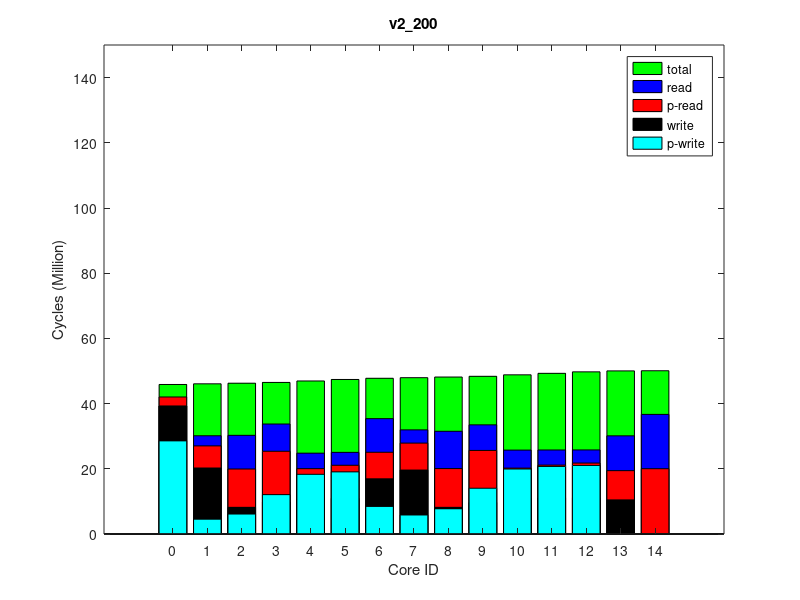

Recreate this plot in MATLAB.
times(1, :, :) = [
2752618, 46509472, 0
6786359, 46705969, 0
11758544, 46901444, 0
15567298, 47135067, 0
9306268, 47590551, 0
10141819, 48059264, 0
8134907, 48431617, 0
8267446, 48622136, 0
11899515, 48817710, 0
15952858, 49045684, 0
9295470, 49508528, 0
10052032, 49972189, 0
10623069, 50437554, 0
8968412, 50732672, 0
19186749, 50781826, 0
];
times(2, :, :) = [
2752618, 46511828, 0
6786220, 46707347, 0
11758175, 46902900, 0
15568323, 47136192, 0
9307250, 47592571, 0
10144052, 48060163, 0
8135654, 48433291, 0
8267043, 48623804, 0
11900037, 48819630, 0
15953027, 49047600, 0
9295282, 49510351, 0
10040383, 49973947, 0
10613597, 50439141, 0
8968541, 50734260, 0
20125964, 50782853, 0
];
times(3, :, :) = [
2752618, 46509925, 0
6790152, 46703127, 0
11764521, 46901670, 0
15569455, 47135226, 0
9303937, 47591255, 0
10147222, 48059097, 0
8139147, 48431240, 0
8267210, 48622459, 0
11899590, 48818214, 0
15951066, 49045975, 0
9294050, 49509033, 0
10049083, 49972913, 0
10621904, 50438254, 0
8969373, 50733378, 0
20125079, 50781968, 0
];
times(4, :, :) = [
2752618, 46510709, 0
6785269, 46705266, 0
11758260, 46901675, 0
15569450, 47137246, 0
9309576, 47591090, 0
10141476, 48059501, 0
8132005, 48432379, 0
8267281, 48621923, 0
11899707, 48818680, 0
15953577, 49046449, 0
9296486, 49508982, 0
10052240, 49972927, 0
10624469, 50438218, 0
8969052, 50733337, 0
20125030, 50781919, 0
];
times(5, :, :) = [
2752618, 46510910, 0
6787372, 46705759, 0
11760696, 46902277, 0
15568462, 47139084, 0
9306450, 47593237, 0
10147488, 48061262, 0
8138887, 48431826, 0
8267915, 48622412, 0
11899911, 48818934, 0
15953343, 49047361, 0
9296626, 49509884, 0
10046326, 49973852, 0
10618807, 50439150, 0
8969494, 50734259, 0
20126003, 50782892, 0
];
times(6, :, :) = [
2752618, 46512267, 0
6791161, 46707401, 0
11764391, 46902518, 0
15566445, 47138612, 0
9301449, 47593406, 0
10147619, 48060900, 0
8140171, 48434899, 0
8266603, 48623438, 0
11899395, 48820882, 0
15950923, 49048124, 0
9293793, 49511436, 0
10041947, 49974720, 0
10616395, 50439879, 0
8970776, 50734993, 0
20126697, 50783586, 0
];
times(7, :, :) = [
2752618, 46510107, 0
6788750, 46705860, 0
11762670, 46902341, 0
15571460, 47135370, 0
9307068, 47591874, 0
10144852, 48060440, 0
8136638, 48431501, 0
8267914, 48621622, 0
11900116, 48819449, 0
15952958, 49046033, 0
9295937, 49509133, 0
10050913, 49973081, 0
10623551, 50438400, 0
8969683, 50733526, 0
20125226, 50782115, 0
];
times(8, :, :) = [
2752618, 46508937, 0
6789944, 46707198, 0
11762324, 46902618, 0
15568159, 47137796, 0
9303244, 47594057, 0
10144692, 48061024, 0
8136608, 48433690, 0
8267315, 48622803, 0
11899576, 48819732, 0
15952346, 49047607, 0
9294576, 49510450, 0
10049821, 49974616, 0
10624066, 50439825, 0
8970954, 50734946, 0
20126632, 50783521, 0
];
times(9, :, :) = [
2752618, 46507975, 0
6787062, 46705718, 0
11761201, 46901220, 0
15571738, 47135225, 0
9310185, 47591659, 0
10141900, 48059294, 0
8133556, 48433041, 0
8267362, 48621275, 0
11899913, 48817761, 0
15954679, 49045696, 0
9297481, 49508892, 0
10054533, 49972501, 0
10625972, 50437727, 0
8968724, 50732840, 0
20124544, 50781433, 0
];
times(10, :, :) = [
2752618, 46511890, 0
6788853, 46703253, 0
11761142, 46902346, 0
15571823, 47135815, 0
9309275, 47592244, 0
10143937, 48059720, 0
8135419, 48432404, 0
8267613, 48621277, 0
11900133, 48818059, 0
15953420, 49046359, 0
9296629, 49509390, 0
10051185, 49972690, 0
10623009, 50437972, 0
8968107, 50733089, 0
20124792, 50781681, 0
];
ave_times = round(squeeze(mean(times)));
format long g, ave_times
std_times = round(squeeze(std(times)));
format long g, std_times
polling_read_times = ave_times;
times(1, :, :) = [
28573157, 45894254, 0
4539184, 46100789, 0
6129965, 46285300, 0
12082699, 46524799, 0
18310095, 46972608, 0
19065573, 47431224, 0
8461662, 47797946, 0
5839246, 47983071, 0
7750036, 48180942, 0
14039979, 48402999, 0
19941466, 48860631, 0
20724189, 49315893, 0
21035637, 49772943, 0
0, 50063867, 0
0, 50111074, 0
];
times(2, :, :) = [
28566797, 45887996, 0
4531645, 46094771, 0
6121372, 46278179, 0
12072191, 46517504, 0
18301909, 46964785, 0
19056790, 47424257, 0
8452578, 47789950, 0
5832006, 47974301, 0
7741058, 48171817, 0
14034830, 48394903, 0
19935356, 48851007, 0
20713287, 49305600, 0
21025692, 49762835, 0
0, 50053748, 0
0, 50100376, 0
];
times(3, :, :) = [
28568653, 45890001, 0
4531968, 46095654, 0
6122617, 46279900, 0
12075438, 46518979, 0
18302323, 46965955, 0
19051427, 47424702, 0
8452480, 47791028, 0
5834066, 47975988, 0
7743269, 48173579, 0
14034971, 48395599, 0
19936372, 48852138, 0
20714500, 49306335, 0
21026510, 49763922, 0
0, 50054839, 0
0, 50101475, 0
];
times(4, :, :) = [
28571170, 45892419, 0
4537735, 46098982, 0
6128399, 46283850, 0
12079762, 46523911, 0
18306091, 46970870, 0
19065799, 47430064, 0
8458847, 47795977, 0
5836194, 47979831, 0
7747037, 48177785, 0
14035540, 48398781, 0
19938067, 48856701, 0
20722661, 49311200, 0
21031272, 49768444, 0
0, 50059365, 0
0, 50105999, 0
];
times(5, :, :) = [
28563836, 45884904, 0
4532868, 46092739, 0
6121742, 46275279, 0
12072300, 46516082, 0
18297864, 46962932, 0
19060867, 47423249, 0
8459322, 47789623, 0
5833893, 47973525, 0
7740674, 48171700, 0
14028888, 48392598, 0
19931635, 48850547, 0
20716735, 49305162, 0
21024366, 49762236, 0
0, 50053147, 0
0, 50099761, 0
];
times(6, :, :) = [
28566354, 45887550, 0
4534556, 46096360, 0
6124006, 46279281, 0
12077396, 46519158, 0
18304465, 46965797, 0
19065103, 47425210, 0
8457391, 47790574, 0
5832617, 47975018, 0
7741284, 48172810, 0
14033752, 48394584, 0
19935991, 48852685, 0
20715726, 49307133, 0
21023479, 49764137, 0
0, 50055055, 0
0, 50101696, 0
];
times(7, :, :) = [
28570714, 45891801, 0
4535141, 46097947, 0
6125493, 46282198, 0
12079803, 46522023, 0
18308747, 46969211, 0
19062668, 47427916, 0
8454900, 47793674, 0
5835307, 47978551, 0
7745400, 48176637, 0
14039421, 48398323, 0
19941726, 48855026, 0
20719023, 49309970, 0
21025790, 49767277, 0
0, 50058194, 0
0, 50104831, 0
];
times(8, :, :) = [
28565440, 45886539, 0
4533674, 46094914, 0
6123217, 46278322, 0
12075474, 46518370, 0
18300489, 46964702, 0
19060831, 47423566, 0
8454599, 47789697, 0
5831135, 47973997, 0
7741366, 48172290, 0
14032307, 48393145, 0
19935403, 48851137, 0
20715304, 49306154, 0
21024698, 49763036, 0
0, 50053950, 0
0, 50100593, 0
];
times(9, :, :) = [
28570673, 45891676, 0
4536151, 46097051, 0
6126259, 46280953, 0
12076604, 46520859, 0
18302449, 46967285, 0
19063253, 47426791, 0
8458991, 47793597, 0
5834951, 47977437, 0
7744389, 48175604, 0
14033036, 48398266, 0
19933744, 48855025, 0
20718946, 49309854, 0
21029066, 49767019, 0
0, 50057934, 0
0, 50104577, 0
];
times(10, :, :) = [
28570683, 45891805, 0
4535803, 46098787, 0
6124539, 46281283, 0
12086429, 46523018, 0
18313461, 46969060, 0
19057252, 47427534, 0
8447722, 47793492, 0
5834464, 47978569, 0
7745962, 48176026, 0
14039515, 48398230, 0
19941605, 48855533, 0
20718354, 49310135, 0
21025808, 49767261, 0
0, 50058175, 0
0, 50104822, 0
];
ave_times = round(squeeze(mean(times)));
format long g, ave_times
std_times = round(squeeze(std(times)));
format long g, std_times
polling_write_times = ave_times;
times(1, :, :) = [
0, 63642160, 0
9898233, 63900891, 64000
22098651, 64154507, 128000
23967046, 64479933, 64000
14044916, 65141289, 64000
14119287, 65775521, 64000
18465192, 66340840, 128000
12331698, 66600883, 64000
23361762, 66861893, 128000
23812175, 67200247, 64000
14870023, 67844147, 64000
14697431, 68496089, 64000
14651963, 69142971, 64000
19650585, 69561337, 128000
36176980, 69648766, 250000
];
times(2, :, :) = [
0, 63349459, 0
9897697, 63603787, 64000
22087970, 63859024, 128000
23926230, 64183337, 64000
14054445, 64839097, 64000
14101409, 65470162, 64000
18454970, 66029154, 128000
12332680, 66289611, 64000
23333615, 66547997, 128000
23799162, 66884513, 64000
14824205, 67524153, 64000
14687234, 68171528, 64000
14653558, 68814006, 64000
19651996, 69229541, 128000
36744648, 69316404, 250000
];
times(3, :, :) = [
0, 63348628, 0
9897561, 63602978, 64000
22081665, 63859023, 128000
23924460, 64182467, 64000
14055130, 64839101, 64000
14104460, 65470059, 64000
18456952, 66028793, 128000
12330738, 66289683, 64000
23335777, 66548929, 128000
23812884, 66884670, 64000
14821427, 67524406, 64000
14687772, 68172246, 64000
14653889, 68814717, 64000
19651926, 69230285, 128000
36745352, 69317136, 250000
];
times(4, :, :) = [
0, 63350342, 0
9898216, 63605429, 64000
22087202, 63861230, 128000
23925675, 64185562, 64000
14057183, 64840357, 64000
14104319, 65470918, 64000
18458293, 66030129, 128000
12333753, 66291121, 64000
23335998, 66549777, 128000
23811606, 66886064, 64000
14824453, 67525484, 64000
14687066, 68173070, 64000
14653854, 68815323, 64000
19651823, 69230884, 128000
36746098, 69317755, 250000
];
times(5, :, :) = [
0, 63351588, 0
9897520, 63606792, 64000
22086011, 63861257, 128000
23928677, 64187286, 64000
14057127, 64840621, 64000
14103975, 65471844, 64000
18454861, 66031834, 128000
12331907, 66292249, 64000
23334898, 66551479, 128000
23808665, 66887602, 64000
14823977, 67527009, 64000
14687247, 68174466, 64000
14654340, 68816979, 64000
19652174, 69232516, 128000
36747787, 69319387, 250000
];
times(6, :, :) = [
0, 63348703, 0
9898554, 63603981, 64000
22091080, 63859281, 128000
23931458, 64183388, 64000
14057472, 64838749, 64000
14102377, 65468942, 64000
18454755, 66028590, 128000
12330287, 66289797, 64000
23334161, 66548098, 128000
23805819, 66884432, 64000
14819313, 67524517, 64000
14687597, 68171877, 64000
14653661, 68814201, 64000
19652321, 69229740, 128000
36744941, 69316616, 250000
];
times(7, :, :) = [
0, 63348834, 0
9897702, 63603811, 64000
22085699, 63859275, 128000
23925492, 64181854, 64000
14055108, 64838278, 64000
14102734, 65468611, 64000
18454745, 66027519, 128000
12335935, 66288425, 64000
23332288, 66547497, 128000
23796126, 66883546, 64000
14824253, 67523728, 64000
14687418, 68171027, 64000
14654030, 68813640, 64000
19651958, 69229209, 128000
36744393, 69316093, 250000
];
times(8, :, :) = [
0, 63350941, 0
9897567, 63603215, 64000
22089273, 63859688, 128000
23927066, 64183279, 64000
14054038, 64839316, 64000
14102043, 65469959, 64000
18454416, 66029468, 128000
12332315, 66290249, 64000
23335884, 66549576, 128000
23808384, 66885520, 64000
14822068, 67525110, 64000
14687599, 68173219, 64000
14653806, 68815703, 64000
19652741, 69231281, 128000
36746537, 69318190, 250000
];
times(9, :, :) = [
0, 63349323, 0
9897615, 63603323, 64000
22082889, 63858534, 128000
23925210, 64182631, 64000
14052945, 64837959, 64000
14103499, 65469833, 64000
18456204, 66028966, 128000
12327106, 66289514, 64000
23333849, 66548518, 128000
23799116, 66884586, 64000
14822007, 67524094, 64000
14688216, 68171245, 64000
14654077, 68813819, 64000
19652042, 69229371, 128000
36744566, 69316242, 250000
];
times(10, :, :) = [
0, 63349512, 0
9897140, 63604985, 64000
22084928, 63860350, 128000
23924582, 64183511, 64000
14055840, 64839226, 64000
14101077, 65469749, 64000
18455889, 66029863, 128000
12329303, 66289669, 64000
23334933, 66548234, 128000
23802559, 66884788, 64000
14823034, 67524409, 64000
14687735, 68171728, 64000
14653758, 68814200, 64000
19652990, 69229731, 128000
36744876, 69316597, 250000
];
ave_times = round(squeeze(mean(times)));
format long g, ave_times
std_times = round(squeeze(std(times)));
format long g, std_times
read_times = ave_times;
times(1, :, :) = [
0, 45865896, 0
0, 46071935, 0
0, 46255528, 0
0, 46496258, 0
0, 46942780, 0
0, 47400612, 0
0, 47768811, 0
0, 47953414, 0
0, 48151475, 0
0, 48372912, 0
0, 48831441, 0
0, 49286431, 0
0, 49743841, 0
0, 50035628, 0
0, 50082854, 0
];
times(2, :, :) = [
0, 45864188, 0
0, 46071872, 0
0, 46254099, 0
0, 46494313, 0
0, 46941654, 0
0, 47400990, 0
0, 47767084, 0
0, 47951810, 0
0, 48148842, 0
0, 48371294, 0
0, 48828698, 0
0, 49283444, 0
0, 49741037, 0
0, 50032811, 0
0, 50079459, 0
];
times(3, :, :) = [
0, 45868520, 0
0, 46072918, 0
0, 46259024, 0
0, 46498466, 0
0, 46945669, 0
0, 47404642, 0
0, 47770233, 0
0, 47954843, 0
0, 48152292, 0
0, 48374517, 0
0, 48832240, 0
0, 49287331, 0
0, 49744784, 0
0, 50036575, 0
0, 50083219, 0
];
times(4, :, :) = [
0, 45867710, 0
0, 46073062, 0
0, 46257500, 0
0, 46496649, 0
0, 46943873, 0
0, 47403425, 0
0, 47770575, 0
0, 47954208, 0
0, 48152581, 0
0, 48373761, 0
0, 48831831, 0
0, 49286478, 0
0, 49743973, 0
0, 50035782, 0
0, 50082426, 0
];
times(5, :, :) = [
0, 45863941, 0
0, 46071998, 0
0, 46253763, 0
0, 46495323, 0
0, 46941860, 0
0, 47401253, 0
0, 47768261, 0
0, 47951876, 0
0, 48149975, 0
0, 48371478, 0
0, 48829392, 0
0, 49284157, 0
0, 49741310, 0
0, 50033112, 0
0, 50079798, 0
];
times(6, :, :) = [
0, 45867558, 0
0, 46073004, 0
0, 46257112, 0
0, 46497696, 0
0, 46943146, 0
0, 47402687, 0
0, 47770134, 0
0, 47954055, 0
0, 48152391, 0
0, 48373250, 0
0, 48831641, 0
0, 49286421, 0
0, 49743993, 0
0, 50035776, 0
0, 50082431, 0
];
times(7, :, :) = [
0, 45866958, 0
0, 46072723, 0
0, 46257387, 0
0, 46495908, 0
0, 46943800, 0
0, 47402293, 0
0, 47769171, 0
0, 47952884, 0
0, 48151243, 0
0, 48373233, 0
0, 48830639, 0
0, 49285544, 0
0, 49742733, 0
0, 50034519, 0
0, 50081167, 0
];
times(8, :, :) = [
0, 45868484, 0
0, 46073569, 0
0, 46257756, 0
0, 46498139, 0
0, 46944593, 0
0, 47404038, 0
0, 47770335, 0
0, 47955136, 0
0, 48151513, 0
0, 48374803, 0
0, 48832070, 0
0, 49286505, 0
0, 49743740, 0
0, 50035538, 0
0, 50082192, 0
];
times(9, :, :) = [
0, 45867119, 0
0, 46072138, 0
0, 46257837, 0
0, 46494799, 0
0, 46943777, 0
0, 47403594, 0
0, 47769310, 0
0, 47952874, 0
0, 48151329, 0
0, 48373253, 0
0, 48831129, 0
0, 49285576, 0
0, 49743182, 0
0, 50034967, 0
0, 50081620, 0
];
times(10, :, :) = [
0, 45862709, 0
0, 46070600, 0
0, 46252665, 0
0, 46493851, 0
0, 46940178, 0
0, 47399709, 0
0, 47766100, 0
0, 47949410, 0
0, 48147368, 0
0, 48368222, 0
0, 48826426, 0
0, 49280876, 0
0, 49738529, 0
0, 50030329, 0
0, 50076960, 0
];
ave_times = round(squeeze(mean(times)));
format long g, ave_times
std_times = round(squeeze(std(times)));
format long g, std_times
total_times = ave_times;
times(1, :, :) = [
39279050, 52389760, 64000
20242783, 52560748, 128000
8177783, 52675478, 64000
9808632, 52772573, 64000
10741571, 53114288, 64000
10938388, 53589825, 64000
16936248, 53953959, 64000
19614241, 54125004, 128000
8174032, 54240651, 64000
9682547, 54336878, 64000
10910903, 54556533, 64000
11084911, 55071639, 64000
11136747, 55570245, 64000
10464911, 55905447, 64000
0, 55952634, 0
];
times(2, :, :) = [
39279028, 52389739, 64000
20242825, 52560716, 128000
8177613, 52675455, 64000
9808877, 52772489, 64000
10741550, 53113708, 64000
10937878, 53589222, 64000
16935933, 53953336, 64000
19613754, 54124390, 128000
8174201, 54240044, 64000
9682578, 54336256, 64000
10910851, 54556251, 64000
11085269, 55071503, 64000
11137041, 55569925, 64000
10464859, 55905126, 64000
0, 55951760, 0
];
times(3, :, :) = [
39279226, 52389986, 64000
20243135, 52560956, 128000
8177659, 52675681, 64000
9809258, 52772721, 64000
10741602, 53114204, 64000
10937595, 53589174, 64000
16935419, 53953206, 64000
19614023, 54124264, 128000
8174099, 54239921, 64000
9682614, 54336152, 64000
10910996, 54556891, 64000
11085692, 55071770, 64000
11139339, 55570331, 64000
10464836, 55905536, 64000
0, 55952152, 0
];
times(4, :, :) = [
39279261, 52390021, 64000
20243196, 52561002, 128000
8177754, 52675734, 64000
9808623, 52772786, 64000
10741533, 53114034, 64000
10937994, 53589316, 64000
16935664, 53953268, 64000
19613949, 54124330, 128000
8174105, 54240018, 64000
9682521, 54336242, 64000
10911036, 54556724, 64000
11085404, 55071701, 64000
11138744, 55570227, 64000
10465034, 55905444, 64000
0, 55952085, 0
];
times(5, :, :) = [
39279135, 52389845, 64000
20242165, 52560848, 128000
8177663, 52675584, 64000
9809154, 52772625, 64000
10741668, 53113989, 64000
10937996, 53589001, 64000
16935174, 53953127, 64000
19613706, 54124197, 128000
8174068, 54239860, 64000
9682600, 54336090, 64000
10910753, 54556579, 64000
11085376, 55071695, 64000
11139082, 55570349, 64000
10465127, 55905568, 64000
0, 55952217, 0
];
times(6, :, :) = [
39278931, 52389700, 64000
20242754, 52560693, 128000
8177564, 52675424, 64000
9809185, 52772473, 64000
10741607, 53113397, 64000
10937426, 53589118, 64000
16935251, 53953181, 64000
19613533, 54124257, 128000
8174192, 54239928, 64000
9682622, 54336158, 64000
10911074, 54555834, 64000
11084764, 55071056, 64000
11136623, 55569569, 64000
10465073, 55904788, 64000
0, 55951425, 0
];
times(7, :, :) = [
39279126, 52389836, 64000
20242241, 52560826, 128000
8177686, 52675562, 64000
9809029, 52772611, 64000
10741606, 53113587, 64000
10937374, 53588881, 64000
16934870, 53952881, 64000
19613728, 54123943, 128000
8174063, 54239618, 64000
9682485, 54335849, 64000
10910656, 54556270, 64000
11085362, 55071635, 64000
11139034, 55570171, 64000
10464952, 55905414, 64000
0, 55952053, 0
];
times(8, :, :) = [
39279335, 52390055, 64000
20242951, 52561045, 128000
8177614, 52675779, 64000
9808687, 52772825, 64000
10741571, 53114136, 64000
10937678, 53588906, 64000
16935014, 53953053, 64000
19614214, 54124101, 128000
8174026, 54239773, 64000
9682521, 54335987, 64000
10910766, 54556911, 64000
11085947, 55071681, 64000
11139363, 55570249, 64000
10464871, 55905461, 64000
0, 55952113, 0
];
times(9, :, :) = [
39279300, 52390019, 64000
20243056, 52561012, 128000
8177517, 52675728, 64000
9808587, 52772769, 64000
10741578, 53114028, 64000
10937451, 53589157, 64000
16934978, 53953191, 64000
19614431, 54124258, 128000
8174081, 54239914, 64000
9682701, 54336137, 64000
10911024, 54556717, 64000
11085683, 55071991, 64000
11138781, 55570356, 64000
10464988, 55905553, 64000
0, 55952184, 0
];
times(10, :, :) = [
39279120, 52389849, 64000
20243093, 52560854, 128000
8177818, 52675585, 64000
9808965, 52772632, 64000
10741599, 53113561, 64000
10937843, 53589035, 64000
16935209, 53953100, 64000
19614112, 54124177, 128000
8174192, 54239842, 64000
9682568, 54336074, 64000
10911078, 54556094, 64000
11085205, 55071148, 64000
11137638, 55569771, 64000
10465031, 55904987, 64000
0, 55951630, 0
];
ave_times = round(squeeze(mean(times)));
format long g, ave_times
std_times = round(squeeze(std(times)));
format long g, std_times
write_times = ave_times;
mytitle = 'v2\_200';
% order = [1 2 3 4 8 7 6 5 9 10 11 12 15 14 13];
order = 1:15;

total_times = total_times(:, 2)(order);

read_times = read_times(:, 1)(order);
write_times = write_times(:, 1)(order);

polling_read_times = polling_read_times(:, 1)(order);
polling_write_times = polling_write_times(:, 1)(order);

total_times /= 1000000;

read_times /= 1000000;
write_times /= 1000000;

polling_read_times /= 1000000;
polling_write_times /= 1000000;

% laying read on top of write
read_times += write_times;
polling_read_times += write_times;

figure(1);
clf()
% set(gcf, 'Position', get(0,'Screensize'));
% set(gcf,'units','normalized','outerposition',[0 0 1 1])
bar(0:14, total_times,'g');
hold on;
bar(0:14, read_times,'b');
bar(0:14, polling_read_times,'r');
bar(0:14, write_times,'k');
bar(0:14, polling_write_times,'c');
hold off

axis([-2 16 0 150])
% axis([-1 15])
set(gca,'XTick',0:14);
% set(gca,'xticklabel',{ '0'; '1'; '2'; '3'; '7'; '6'; '5'; '4'; '8'; '9'; '10'; '11'; '15'; '14'; '13' })

xlabel('Core ID')
ylabel('Cycles (Million)')

legend('total', 'read', 'p-read', 'write', 'p-write')
title(mytitle)
print(1, strcat(mytitle, '.png'))
